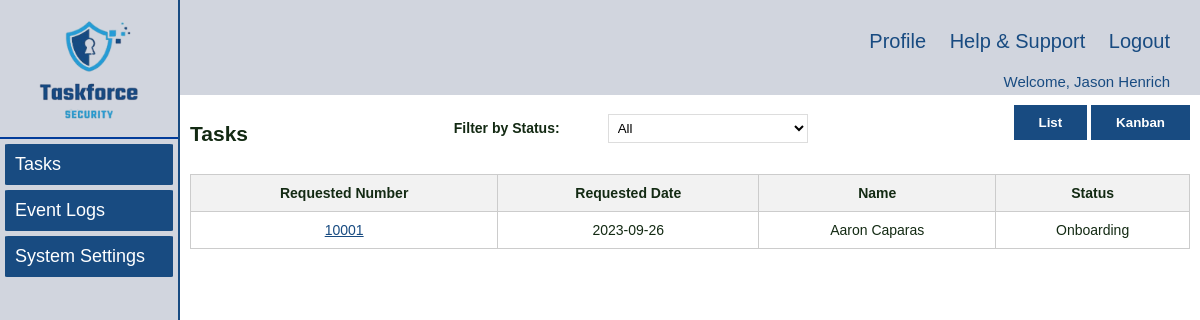
The app's page /administrator/tasks.php (signed in), older data.
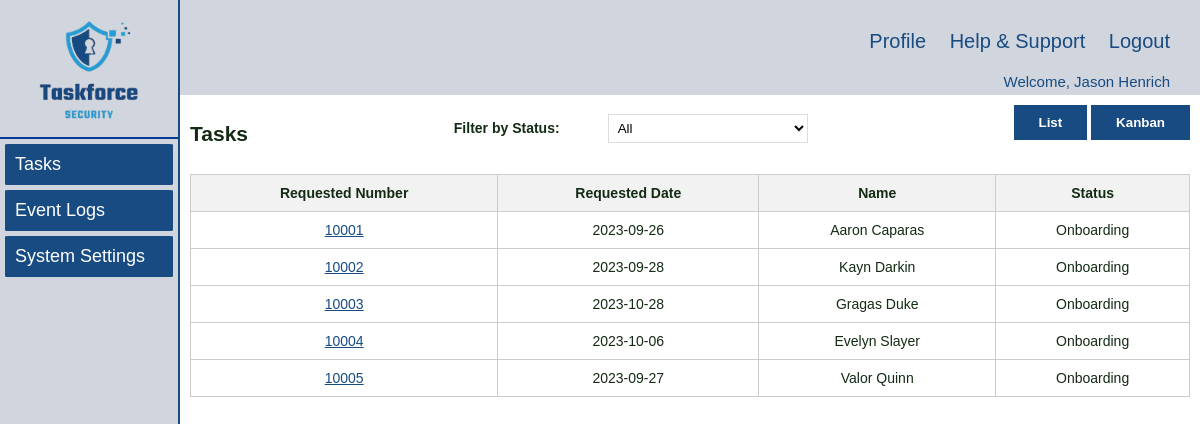
The same page, newer data.
### tables this page shows
CREATE TABLE `new_hires` (
  `requestId` int(5) NOT NULL,
  `statusId` char(5) NOT NULL,
  `dateRequest` date NOT NULL,
  `fName` varchar(50) NOT NULL,
  `lName` varchar(50) NOT NULL,
  `description` text NOT NULL,
  `timestamp` timestamp NOT NULL DEFAULT current_timestamp()
);

CREATE TABLE `status` (
  `statusId` char(5) NOT NULL,
  `status` varchar(100) NOT NULL
);

### administrator/tasks.php (the view, shortened to what this page needs)
<!DOCTYPE html>
<html lang="en">
<head>
    <link rel="stylesheet" href="../styles/navigation.css" />
    <link rel="stylesheet" href="../styles/style.css" />
</head>
<body>
    <div class="wrapper">
        <div class="left_navbar">
            <div class="logo">
                <img src="../images/Logo.png" alt="" />
            </div>
            <ul>
                <a href="tasks.php">
                    <li>Tasks</li>
                </a>
                <a href="event_logs.php">
                    <li>Event Logs</li>
                </a>
                <a href="system_settings.html">
                    <li>System Settings</li>
                </a>
            </ul>
        </div>
        <div class="right_content">
            <div class="upper_navbar">
                <a href="../profile/profile.php">Profile</a>
                <a href="../help_support/help_support.php">Help & Support</a>
                <a href="../login/logout.php">Logout</a>
            </div>
            <div class="upper_navbar_user">
                <?php
                $loginName = $_SESSION['loginName'];
                echo 'Welcome, ' . $loginName;
                ?>
              </div>
            <div class="main_content">
                <div class="divtoggle">
                    <h2>Tasks</h2>
                   <div class="filterstatus">
                    <label for="statusFilter">Filter by Status:</label>
                    <select id="statusFilter" class="select-box">
                        <option value="all">All</option>
                    </select>
                   </div>
                   <div>
                        <button id="listViewButton" class="view-button active">List</button>
                        <button id="kanbanViewButton" class="view-button">Kanban</button>
                    </div>
                </div>
                <?php
                require_once "../inc/dbconn.inc.php";
$sql = "SELECT n.requestId, n.dateRequest, n.fName, n.lName, s.status
FROM new_hires AS n
INNER JOIN status AS s ON n.statusId = s.statusId
WHERE s.statusId IN ('ADM01', 'ADM02')
AND (s.status = 'Onboarding' OR s.status = 'Completed')";
$result = $conn->query($sql);
$data = array();
if ($result->num_rows > 0) {
while ($row = $result->fetch_assoc()) {
$data[] = $row;
}
}
?>
                <div id="listView" class="">
                    <table>
                        <thead>
                            <tr>
                                <th>Requested Number</th>
                                <th>Requested Date</th>
                                <th>Name</th>
                                <th>Status</th>
                            </tr>
                        </thead>
                        <tbody id="taskList" class="">
                            <tbody id="taskList">
                            <?php
foreach ($data as $row) {
    echo '<tr>';
    echo '<td><a href="task_details.php?requestId=' . $row['requestId'] . '">';
    echo $row['requestId'] . '</a></td>';
    echo '<td>' . $row['dateRequest'] . '</td>';
    echo '<td>' . $row['fName'] . ' ' . $row['lName'] . '</td>';
    echo '<td>' . $row['status'] . '</td>';
    echo '</tr>';
}
?>
</tbody>
                    </table>
                </div>
            </div>
        </div>
    </div>
</body>
</html>

### styles/navigation.css (style rules this page uses)
body { margin: 0% !important; }
.wrapper { width: 100%; height: 100vh; }
.left_navbar { float: left; width: 14.8%; height: 100%; position: fixed; background-color: #D1D5DE; border-right: 2px solid #184B81; }
.left_navbar .logo { margin-top: 20px; margin-bottom: 10px; text-align: center; }
.left_navbar .logo img { width: 100px; height: 100px; margin: 0px auto; }
.left_navbar ul { list-style-type: none; padding-inline-start: 0px !important; border-top: 2px solid #023C9A; }
.left_navbar ul li { font-size: 18px; margin: 5px; padding: 10px; background-color: #184B81; border-radius: 2%; color: white; }
.left_navbar ul a { color: #132A13; text-decoration: none; }
.right_content { float: right; width: 85%; }
.upper_navbar { text-align: right; background-color: #D1D5DE; padding: 30px 30px 20px 30px; font-size: 20px; }
.upper_navbar a { margin-left: 18px; text-decoration: none; color: #184B81; }
.upper_navbar_user { text-align: right; background-color: #D1D5DE; font-size: 15px; color: #184B81; padding-right: 30px; padding-bottom: 5px; }
.main_content { padding: 10px; color: #132A13; }

### styles/style.css (style rules this page uses)
body { font-family: Helvetica, Arial, sans-serif; font-size: 14px; }
table { width: 100%; border-collapse: collapse; border: 1px solid #000; margin-top: 10px; margin-bottom: 10px; }
table a { color: inherit; text-decoration: underline; }
th, td { border: 1px solid #000; padding: 8px; }
button { font-weight: bold; color: #fff; border: none; background-color: #184B81; padding: 10px 25px; cursor: pointer; }
label { font-weight: bold; margin-bottom: 5px; width: 150px; display: inline-block; margin-bottom: 10px; }
.select-box { width: 200px; padding: 5px; background-color: #fff; border: 1px solid #ddd; cursor: pointer; }
table { width: 100%; border-collapse: collapse; }
th, td { text-align: center; padding: 10px; border: 1px solid #ccc; }
th { background-color: #f2f2f2; }
td a { color: #184B81; }
.divtoggle { display: flex; justify-content: space-between; }
.filterstatus { padding: 9px 9px 9px 9px; }

Row changes from the older to the newer data that the page shows:
added new_hires: requestId "10002", dateRequest "2023-09-28", fName "Kayn", lName "Darkin", statusId.status "Onboarding"
added new_hires: requestId "10003", dateRequest "2023-10-28", fName "Gragas", lName "Duke", statusId.status "Onboarding"
added new_hires: requestId "10004", dateRequest "2023-10-06", fName "Evelyn", lName "Slayer", statusId.status "Onboarding"
added new_hires: requestId "10005", dateRequest "2023-09-27", fName "Valor", lName "Quinn", statusId.status "Onboarding"
